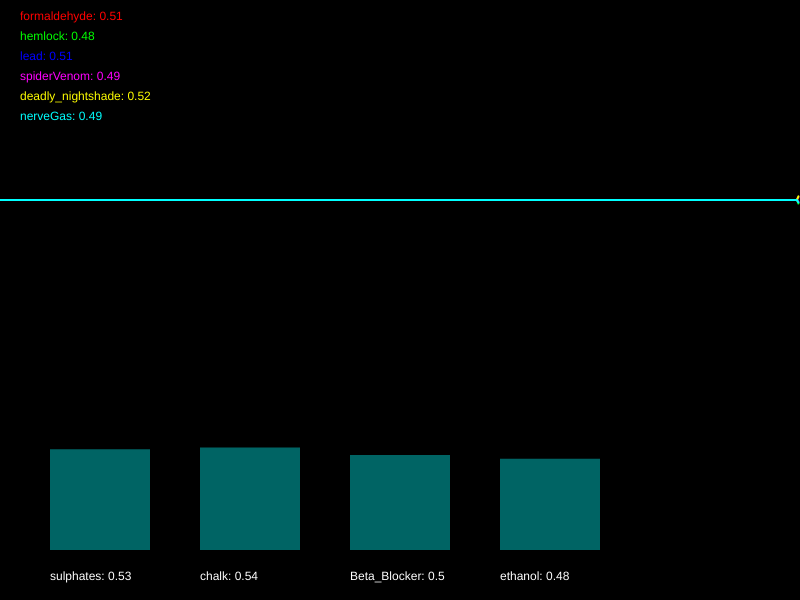
Frame 1 (no input)
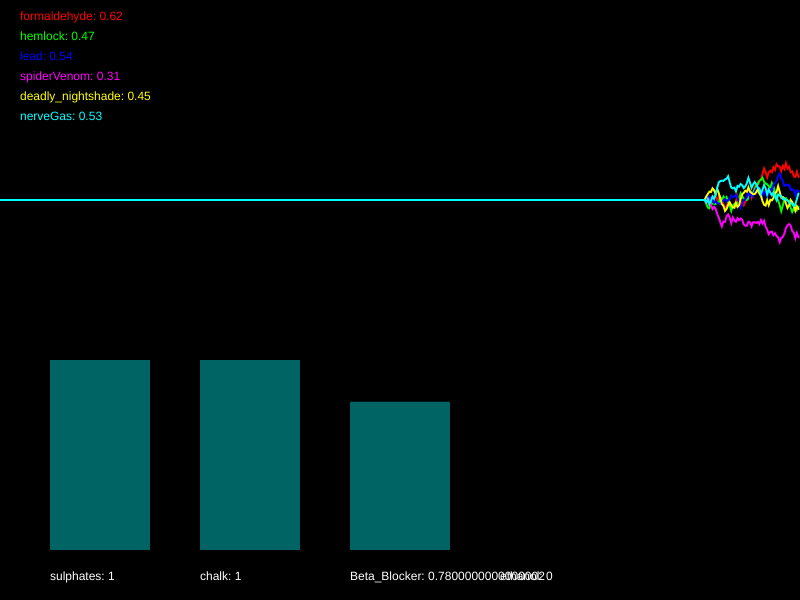
Frame 60 (no input)
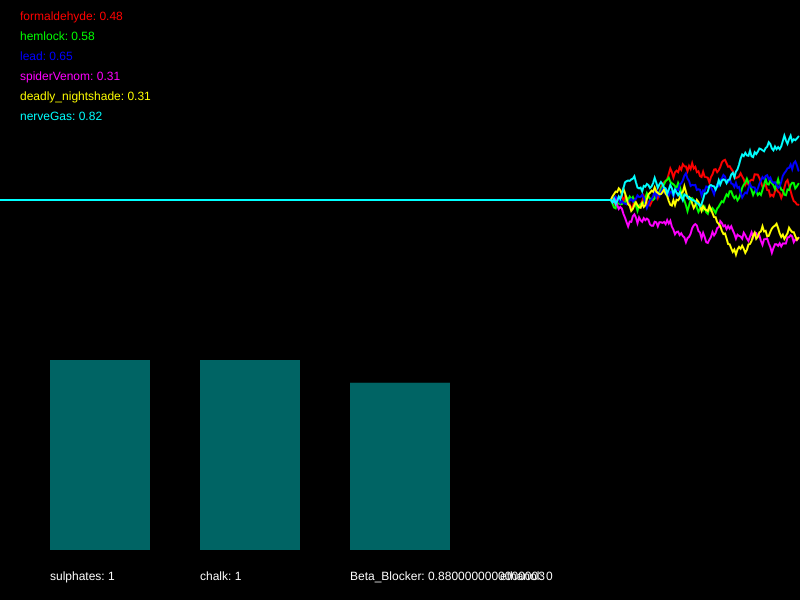
Frame 120 (the mouse pressed at the canvas centre since frame 60)

The p5.js sketch that drew these frames (run headless with seeded random() and noise() and a simulated clock; from frame 60 on, the mouse is pressed at the canvas centre):

// p5.js sketch
// ── sketch.js
/*

Officer: 6680513
CaseNum: 401-2-64581767-6680513

Case 401 - The Case of Norbert's Weiner Stand
Stage 3 - Bilious bagel

As I suspected Norbert has struck again. Ever inventive he’s set up a bagel stand and has laced the cream cheese with an ingenious but vicious toxin. This one is quite deadly so get yourself down to the lab right away.

You must develop the antidote by using conditional statements in the draw loop to do the following.

	- When spiderVenom goes above 0.55, hemlock goes above 0.71, and also lead dips below 0.58, try decreasing sulphates by 0.03
	- When formaldehyde dips below 0.54 or nerveGas dips below 0.61, raise sulphates by 0.03
	- When spiderVenom goes above 0.36 or formaldehyde dips below 0.51, whilst at the same time, nerveGas dips below 0.34, decrease chalk by 0.03
	- When lead goes above 0.33, whilst at the same time, hemlock goes above 0.37 or deadly_nightshade dips below 0.63, raise chalk by 0.04
	- When deadly_nightshade dips below 0.34 and nerveGas dips below 0.65, decrement Beta_Blocker by 0.02
	- When lead goes above 0.4 and formaldehyde goes above 0.66, increase Beta_Blocker by 0.04
	- If lead goes above 0.5 or deadly_nightshade dips below 0.66, decrease ethanol by 0.03
	- When formaldehyde goes above 0.5, or on the other hand, nerveGas dips below 0.65 and spiderVenom goes above 0.34, increment ethanol by 0.01


Your conditional statements should consider the following poisons:

	- formaldehyde
	- hemlock
	- lead
	- spiderVenom
	- deadly_nightshade
	- nerveGas


Your conditional statements should modify the following antidotes:

	- sulphates
	- chalk
	- Beta_Blocker
	- ethanol


- There are many ways to complete this task but you should only use the following commands:

	if(){}
	>
	<
	&&
	||
	+=
	-=

*/

//Declare the poison variables
var formaldehyde;
var hemlock;
var lead;
var spiderVenom;
var deadly_nightshade;
var nerveGas;


//Declare the antidote variables
var sulphates;
var chalk;
var Beta_Blocker;
var ethanol;


//This variable is used for drawing the graph
var graphs;


function setup()
{

	createCanvas(800,600);
	strokeWeight(2);

	//initialise the poisons and antidotes
	formaldehyde = 0.5;
	hemlock = 0.5;
	lead = 0.5;
	spiderVenom = 0.5;
	deadly_nightshade = 0.5;
	nerveGas = 0.5;
	sulphates = 0.5;
	chalk = 0.5;
	Beta_Blocker = 0.5;
	ethanol = 0.5;


	//fills the graph with empty values
	graphs = [];

	for(var i = 0; i < 6; i++)
	{
		graphs.push([]);
		for(var j = 0; j < 512; j++)
		{
			graphs[i].push(0.5);
		}
	}

}

function draw()
{

	//Develop the antidote below
	//Write conditional statements to change the amount of each substance ...
	// - When spiderVenom goes above 0.55, hemlock goes above 0.71, and also lead dips below 0.58, try decreasing sulphates by 0.03
	// - When formaldehyde dips below 0.54 or nerveGas dips below 0.61, raise sulphates by 0.03
	// - When spiderVenom goes above 0.36 or formaldehyde dips below 0.51, whilst at the same time, nerveGas dips below 0.34, decrease chalk by 0.03
	// - When lead goes above 0.33, whilst at the same time, hemlock goes above 0.37 or deadly_nightshade dips below 0.63, raise chalk by 0.04
	// - When deadly_nightshade dips below 0.34 and nerveGas dips below 0.65, decrement Beta_Blocker by 0.02
	// - When lead goes above 0.4 and formaldehyde goes above 0.66, increase Beta_Blocker by 0.04
	// - If lead goes above 0.5 or deadly_nightshade dips below 0.66, decrease ethanol by 0.03
	// - When formaldehyde goes above 0.5, or on the other hand, nerveGas dips below 0.65 and spiderVenom goes above 0.34, increment ethanol by 0.01

	if (spiderVenom > 0.55 && hemlock > 0.71 && lead < 0.58)
	{
		sulphates -= 0.03;
	}

	if (formaldehyde < 0.54 || nerveGas < 0.61)
	{
		sulphates += 0.03;
	}

	if ((spiderVenom > 0.36 || formaldehyde < 0.51) && nerveGas < 0.34)
	{
		chalk -= 0.03;
	}

	if (lead > 0.33 && (hemlock > 0.37 || deadly_nightshade < 0.63))
	{
		chalk += 0.04;
	}

	if (deadly_nightshade < 0.34 && nerveGas < 0.65)
	{
		Beta_Blocker -= 0.02;
	}

	if (lead > 0.4 && formaldehyde > 0.66)
	{
		Beta_Blocker += 0.04;
	}

	if (lead > 0.5 || deadly_nightshade < 0.66)
	{
		ethanol -= 0.03;
	}

	if (formaldehyde > 0.5 || nerveGas < 0.65 && spiderVenom > 0.34)
	{
		ethanol += 0.01;
	}



	//////////////////////////////////////////////////////

	//the code below generates new values using random numbers

	/*
		For testing, you might want to temporarily comment out
		these lines and set the same variables to constant values
		instead.
	*/

	formaldehyde = nextValue(graphs[0],formaldehyde);
	hemlock = nextValue(graphs[1],hemlock);
	lead = nextValue(graphs[2],lead);
	spiderVenom = nextValue(graphs[3],spiderVenom);
	deadly_nightshade = nextValue(graphs[4],deadly_nightshade);
	nerveGas = nextValue(graphs[5],nerveGas);


	sulphates = constrain(sulphates, 0, 1);
	chalk = constrain(chalk, 0, 1);
	Beta_Blocker = constrain(Beta_Blocker, 0, 1);
	ethanol = constrain(ethanol, 0, 1);


	///////// DO NOT CHANGE THE CODE BELOW ///////////

	//drawing code

	// set background
	background(0);
	noFill();

	//draw the graphs for the vitals
	var colors = [
	color(255, 0, 0),
	color(0, 255, 0),
	color(0, 0, 255),
	color(255, 0, 255),
	color(255, 255, 0),
	color(0, 255, 255)
	];

	for(var i = 0; i < graphs.length; i++)
	{
		stroke(colors[i]);
		drawGraph(graphs[i]);
	}

	//draw the poisons as text
	noStroke();
	fill(colors[0]);
	text('formaldehyde: ' + nf(formaldehyde,1,2), 20,20);
	fill(colors[1]);
	text('hemlock: ' + nf(hemlock,1,2), 20,40);
	fill(colors[2]);
	text('lead: ' + nf(lead,1,2), 20,60);
	fill(colors[3]);
	text('spiderVenom: ' + nf(spiderVenom,1,2), 20,80);
	fill(colors[4]);
	text('deadly_nightshade: ' + nf(deadly_nightshade,1,2), 20,100);
	fill(colors[5]);
	text('nerveGas: ' + nf(nerveGas,1,2), 20,120);


	//draw the antidotes bar chart
	drawBar(sulphates,50,'sulphates');
	drawBar(chalk,200,'chalk');
	drawBar(Beta_Blocker,350,'Beta_Blocker');
	drawBar(ethanol,500,'ethanol');


}

function nextValue(graph, val)
{
	//gets the next value for a vital and puts it in an array for drawing
	var delta = random(-0.03,0.03);

	val += delta;
	if(val > 1 || val < 0)
	{
		delta *= -1;
		val += delta * 2;
	}

	graph.push(val)
	graph.shift();
	return val;
}

function drawGraph(graph)
{
	//draws an array as a graph
	beginShape();
	for(var i = 0; i < graph.length; i++)
	{
			vertex(width * i/512, height * 0.5 - graph[i]* height/3)
	}
	endShape();
}


function drawBar(val, x, name)
{
	//draws the bars for bar chart
    noStroke();
    fill(0,100,100);
	var mh = height * 0.4 - 50;
	rect(x,(height - 50) - val*mh, 100, val*mh);
    fill(255);
	text(name + ": " + val, x, height - 20);
}
